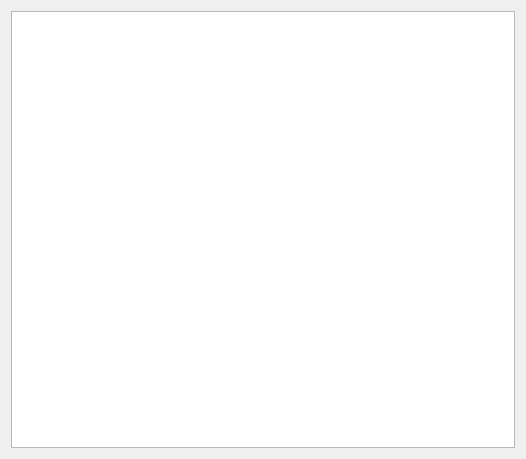
<?xml version="1.0" encoding="UTF-8"?>
<ui version="4.0">
 <class>OnlineUser</class>
 <widget class="QWidget" name="OnlineUser">
  <property name="geometry">
   <rect>
    <x>0</x>
    <y>0</y>
    <width>526</width>
    <height>459</height>
   </rect>
  </property>
  <property name="windowTitle">
   <string>Form</string>
  </property>
  <layout class="QHBoxLayout" name="horizontalLayout">
   <item>
    <widget class="QListWidget" name="listWidget"/>
   </item>
  </layout>
 </widget>
 <resources/>
 <connections/>
</ui>
